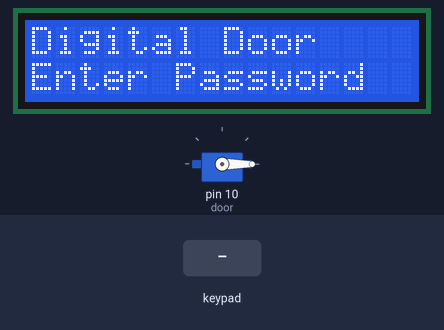
Bench run of a sketch on a simulated Arduino Uno, built with avr-gcc and run on an emulated ATmega328P. Parts: 16×2 character LCD, servo. The inputs (shaded band) are chosen by the test bench.

Above: at 0.1 s.
2.8 s: keypad keys 1 2 3 4 # pressed 0.4 s apart
At 4.8 s:
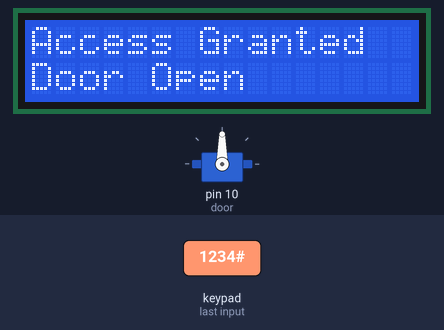
6.3 s: key '1' pressed
At 8.6 s:
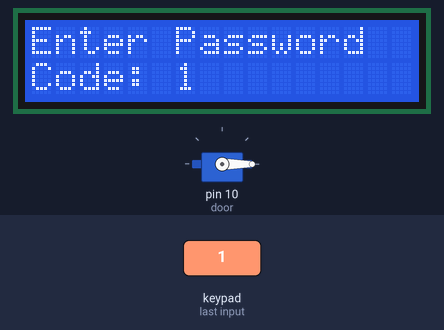
8.9 s: key 'A' pressed
At 9.8 s:
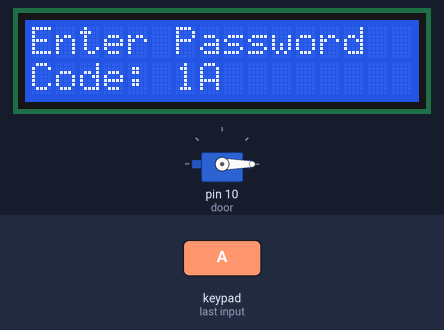
10.4 s: keypad keys 9 8 7 6 # pressed 0.4 s apart
At 12.7 s:
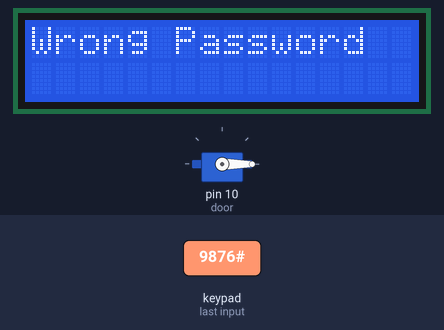
15.0 s: key 'B' pressed
At 15.7 s:
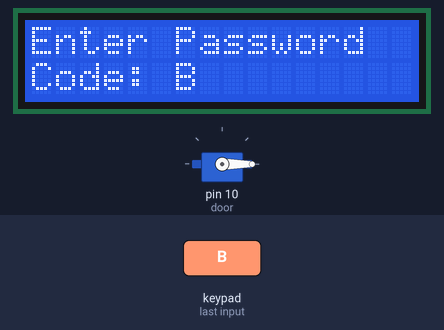
16.5 s: key 'C' pressed
At 17.0 s:
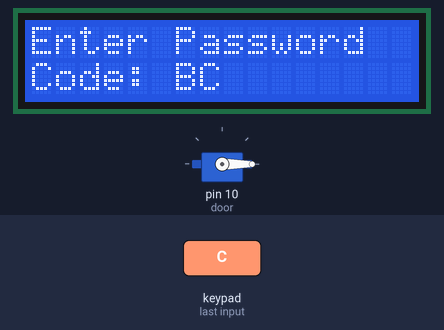
Timing chart, 0 to 19.0 s (numbered marks = the images above; inputs shaded):
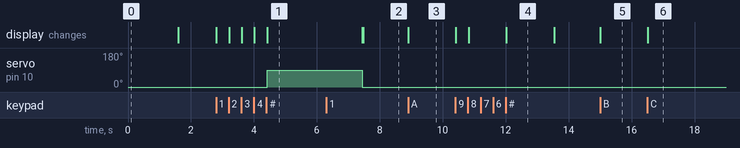

Measured:
- after the input at 2.8 s, servo on pin 10 (door): 0° → 90° after 1.6 s; the display: first changes at once (image 1 shows a later state)
- after the input at 6.3 s, the display: first differs from a run without the input after 1.2 s (image 2)
- after the input at 8.9 s, the display: changes at once (image 3)
- after the input at 10.4 s, the display: first changes at once (image 4 shows a later state)
- after the input at 15.0 s, the display: changes at once (image 5)
- after the input at 16.5 s, the display: changes at once (image 6)
- what the display in image 4 shows lasts 1.5 s, from 12.0 s to 13.5 s

The sketch:

sketch.ino
```cpp
#include <Keypad.h>
#include <Wire.h>
#include <LiquidCrystal_I2C.h>
#include <Servo.h>

LiquidCrystal_I2C lcd(0x27, 16, 2);
Servo door;

const byte ROWS = 4;
const byte COLS = 4;

char keys[ROWS][COLS] = {
  {'1','2','3','A'},
  {'4','5','6','B'},
  {'7','8','9','C'},
  {'*','0','#','D'}
};

byte rowPins[ROWS] = {9, 8, 7, 6};
byte colPins[COLS] = {5, 4, 3, 2};

Keypad keypad = Keypad(
  makeKeymap(keys), rowPins, colPins, ROWS, COLS
);

String password = "1234";
String entered = "";

void setup() {
  lcd.init();
  lcd.backlight();

  door.attach(10);
  door.write(0);

  lcd.setCursor(0, 0);
  lcd.print("Digital Door");
  lcd.setCursor(0, 1);
  lcd.print("Enter Password");
  delay(1500);
  lcd.clear();
}

void loop() {
  char key = keypad.getKey();

  if (key) {
    if (key == '*') {
      entered = "";
      lcd.clear();
      lcd.print("Enter Password");
    }
    else if (key == '#') {
      lcd.clear();

      if (entered == password) {
        lcd.print("Access Granted");
        lcd.setCursor(0, 1);
        lcd.print("Door Open");
        door.write(90);
        delay(3000);
        door.write(0);
      } else {
        lcd.print("Wrong Password");
        delay(1500);
      }

      entered = "";
      lcd.clear();
      lcd.print("Enter Password");
    }
    else if (entered.length() < 4) {
      entered += key;
      lcd.setCursor(0, 1);
      lcd.print("Code: ");
      lcd.print(entered);
    }
  }
}
```
